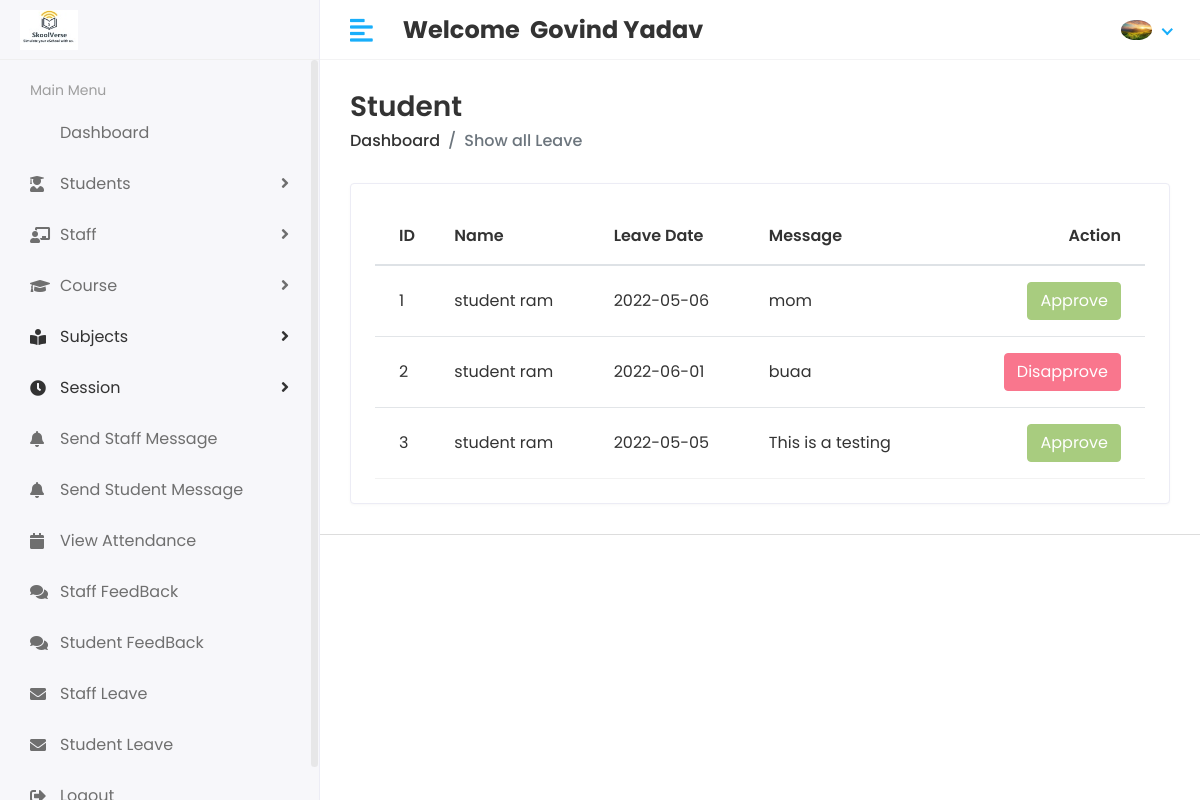
The page /Hod/Student/Leave_view (signed in) on the database its author committed.
### app/models.py (models this page shows, shortened)
class CustomUser(AbstractUser):
    USER = (
        (1, 'HOD'),
        (2, 'STAFF'),
        (3, 'STUDENT'),
    )
    user_type = models.CharField(choices=USER, max_length=50, default=1)
    profile_pic = models.ImageField(upload_to='media/profile_pic')

class Student_Leave(models.Model):
    student_id = models.ForeignKey(Student, on_delete=models.CASCADE)
    date = models.CharField(max_length=100)
    message = models.TextField()
    status = models.IntegerField(default=0)
    created_at = models.DateTimeField(auto_now_add=True)
    updated_at = models.DateTimeField(auto_now=True)

class Student(models.Model):
    admin = models.OneToOneField(CustomUser, on_delete=models.CASCADE)
    address = models.TextField()
    gender = models.CharField(max_length=100)
    branch_id = models.ForeignKey(Course, on_delete=models.DO_NOTHING)
    session_year_id = models.ForeignKey(Session_Year, on_delete=models.DO_NOTHING)
    join_data = models.CharField(max_length=100)
    mobile_number = models.CharField(max_length=20)
    created_at = models.DateTimeField(auto_now_add=True)
    updated_at = models.DateTimeField(auto_now=True)

### student_management_project/Hod_views.py (the view)
# urls.py: path('Hod/Student/Leave_view', Hod_views.STUDENT_LEAVE_VIEW, name='student_leave_view'),
@staff_member_required(redirect_field_name='next', login_url='login')
def STUDENT_LEAVE_VIEW(request):
    student_leave = Student_Leave.objects.all()
    context = {
        'student_leave':student_leave
    }
    return render(request, 'Hod/student_leave.html', context)

### templates/Hod/student_leave.html (shortened to what this page needs)
{% extends 'base.html' %}
{% block content %}
 <div class="page-header">
               <div class="row align-items-center">
                  <div class="col">
                     <h3 class="page-title">Student</h3>
                     <ul class="breadcrumb">
                        <li class="breadcrumb-item"><a href="{% url 'hod_home' %}">Dashboard</a></li>
                        <li class="breadcrumb-item active">Show all  Leave</li>
                     </ul>
                  </div>
               </div>
            </div>
            <div class="row">
               <div class="col-sm-12">
                  <div class="card card-table">
                     <div class="card-body">
                         <div class="table-responsive">
                           <table class="table table-hover table-center mb-0 ">
                              <thead>
                                 <tr>
                                    <th>ID</th>
                                    <th>Name</th>
                                    <th>Leave Date</th>
                                    <th>Message</th>
                                    <th class="text-right">Action</th>
                                 </tr>
                              </thead>
                              <tbody>
                                 {% for i in student_leave %}
                                    <tr>
                                        <td>{{i.id}}</td>
                                        <td>{{i.student_id.admin.first_name}} {{i.student_id.admin.last_name}}</td>
                                        <td>{{i.date}}</td>
                                        <td>{{i.message}}</td>
                                        <td class="text-right">
                                           <div class="actions">
                                               {% if i.status == 0 %}
                                                <a href="{% url 'student_approve_leave' i.id %}" class="btn btn-success" >Approve</a>
                                                <a href="{% url 'student_disapprove_leave' i.id %}" class="btn btn-danger" >Disapprove</a>
                                              {% elif i.status == 1 %}
                                               <button class="btn btn-success" disabled="disabled" >Approve</button>
                                               {% else %}
                                                <button class="btn btn-danger" disabled="disabled" >Disapprove</button>
                                               {% endif %}
                                           </div>
                                        </td>
                                    </tr>
                                 {% endfor %}
                              </tbody>
                           </table>
                        </div>
                     </div>
                  </div>
               </div>
            </div>
{% endblock %}

### templates/includes/header.html (shortened to what this page needs)
{% load static %}
<div class="header">
         <div class="header-left">
            <a href="#" class="logo">
               <img src="{% static 'assets/img/logo.jpg' %}" alt="Logo">
            </a>
         </div>
         <a href="javascript:void(0);" id="toggle_btn">
            <i class="fas fa-align-left"></i>
         </a>
         <div class="top-nav-search mt-3">
           <h4><strong>Welcome &nbsp;<span>{{user.first_name}} {{user.last_name}}</span></strong></h4>
         </div>
         <ul class="nav user-menu">
            <li class="nav-item dropdown has-arrow">
               <a href="#" class="dropdown-toggle nav-link" data-toggle="dropdown">
                   {% if user.profile_pic == "" %}
                        <span class="user-img"><img class="rounded-circle" src="{% static 'assets/img/favicon.jpg' %}" width="31"
                        alt=""></span>
                   {% else %}
                        <span class="user-img"><img class="rounded-circle" src="/{{user.profile_pic}}" width="31"
                        alt=""></span>
                   {% endif %}
               </a>
            </li>
         </ul>
      </div>

### static/assets/css/style.css (style rules this page uses)
html { height: 100%; }
body { background-color: #fff; color: #333; font-family: 'Poppins', sans-serif; font-size: 1rem; height: 100%; line-height: 1.5; overflow-x: hidden; }
h1, h2, h3, h4, h5, h6 { font-family: 'Poppins', sans-serif; margin-top: 0; }
a { color: #009ce7; }
input, button, a { transition: all 0.4s ease; -moz-transition: all 0.4s ease; -o-transition: all 0.4s ease; -ms-transition: all 0.4s ease; -webkit-transition: all 0.4s ease; }
input, input:focus, button, button:focus { outline: none; }
ul, ol { padding: 0px; list-style: none; }
.table { color: #333; max-width: 100%; margin-bottom: 0; width: 100%; }
.table thead tr th { font-weight: 600; }
.table tbody tr { border-bottom: 1px solid rgba(0, 0, 0, 0.05); }
.table.table-center td, .table.table-center th { vertical-align: middle; }
.card-table .card-body .table > thead > tr > th { border-top: 0; }
.card-table .card-body .table tr td:first-child, .card-table .card-body .table tr th:first-child { padding-left: 1.5rem; }
.card-table .card-body .table tr td:last-child, .card-table .card-body .table tr th:last-child { padding-right: 1.5rem; }
.card-table .table td, .card-table .table th { border-top: 1px solid #e2e5e8; padding: 1rem 0.75rem; white-space: nowrap; }
.btn-success { background-color: #7bb13c; border: 1px solid #7bb13c }
.btn-success.disabled, .btn-success:disabled { background-color: #7bb13c; border-color: #7bb13c; color: #fff; }
.btn-danger { background-color: #e84646; border: 1px solid #e84646; }
.btn-danger.disabled, .btn-danger:disabled { background-color: #f62d51; border-color: #f62d51; color: #fff; }
.card { border: 1px solid #ececf5; box-shadow: 0 1px 3px 0 rgba(0, 0, 0, 0.03); margin-bottom: 1.875rem; }
.card-body { padding: 1.5rem; }
.header { background-color: #fff; border-bottom: 1px solid #f3f3f4; left: 0; position: fixed; right: 0; top: 0; z-index: 1001; height: 60px; }
.header .header-left { float: left; height: 60px; padding: 0 20px; position: relative; width: 320px; z-index: 1; transition: all 0.2s ease-in-out; background-color: #f7f7fa; border-bottom: 1px solid #efefef; border-right: 1px solid #ececf5; display: flex; align-items: center; }
.header .header-left .logo { display: inline-block; line-height: 60px; }
.header .header-left .logo img { max-height: 40px; width: auto; }
.header .dropdown-toggle:after { display: none; }
.header .has-arrow .dropdown-toggle:after { border-top: 0; border-left: 0; border-bottom: 2px solid #18aefa; border-right: 2px solid #18aefa; content: ''; height: 8px; display: inline-block; pointer-events: none; -webkit-transform-origin: 66% 66%; -ms-transform-origin: 66% 66%; transform-origin: 66% 66%; -webkit-transform: rotate(45deg); -ms-transform: rotate(45deg); transform: rotate(45deg); -webkit-transition: all 0.15s ease-in-out; transition: all 0.15s ease-in-out; width: 8px; vertical-align: 0px; }
.user-menu { float: right; margin: 0; position: relative; z-index: 99; padding-right: 15px; }
.user-menu.nav > li > a { color: #a0a0a0; font-size: 14px; line-height: 58px; padding: 0 15px; height: 60px; }
.user-img { margin-right: 3px; position: relative; }
.top-nav-search { float: left; margin-left: 15px; }
.page-header { margin-bottom: 1.875rem; }
.page-header .breadcrumb { background-color: transparent; color: #6c757d; font-size: 1rem; font-weight: 500; margin-bottom: 0; padding: 0; }
.page-header .breadcrumb a { color: #333; }
.page-title { font-size: 28px; font-weight: 600; color: #333; margin-bottom: 5px; }
@media (min-width: 992px) { #toggle_btn { align-items: center; color: #18aefa; display: inline-flex; float: left; font-size: 26px; height: 60px; justify-content: center; margin-left: 15px; padding: 0 15px; } }

### rows shown on the page
CustomUser: first_name "Govind", last_name "Yadav", profile_pic (picture)
Student_Leave: id "1", student_id.admin.first_name "student", student_id.admin.last_name "ram", date "2022-05-06", message "mom", status "Approve"
Student_Leave: id "2", student_id.admin.first_name "student", student_id.admin.last_name "ram", date "2022-06-01", message "buaa", status "Disapprove"
Student_Leave: id "3", student_id.admin.first_name "student", student_id.admin.last_name "ram", date "2022-05-05", message "This is a testing", status "Approve"
